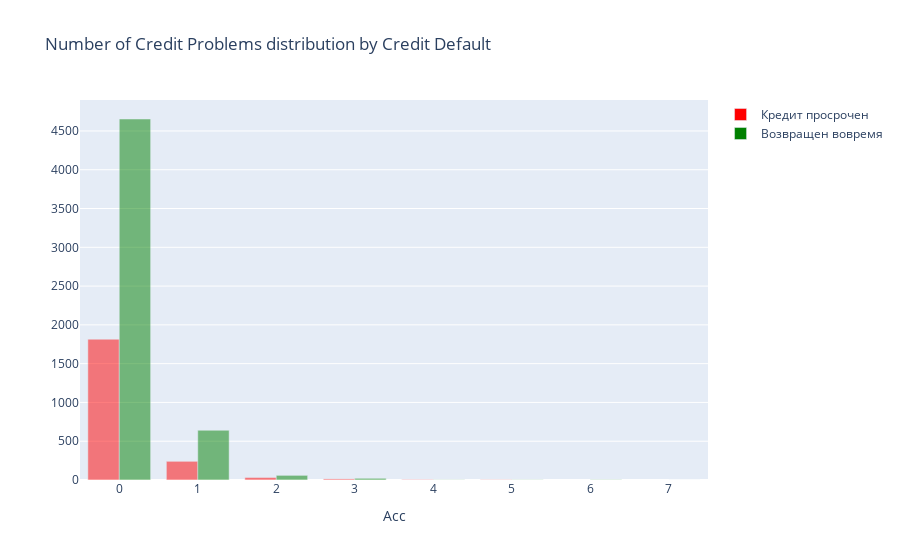

Source (notebook cell):
### Code cell
trace1 = go.Bar(
            x = train_df[train_df['Credit Default'] == 1]['Number of Credit Problems'].value_counts().index.values,
            y = train_df[train_df['Credit Default'] == 1]['Number of Credit Problems'].value_counts().values,
            name='Кредит просрочен',
            marker=dict(color='red',opacity=0.5)
)
trace2 = go.Bar(
            x = train_df[train_df['Credit Default'] == 0]['Number of Credit Problems'].value_counts().index.values,
            y = train_df[train_df['Credit Default'] == 0]['Number of Credit Problems'].value_counts().values,
            name='Возвращен вовремя',
            marker=dict(color='green',opacity=0.5)
)

data = [trace1, trace2]
    
layout = go.Layout(title="Number of Credit Problems distribution by Credit Default",
    xaxis=dict(title='Acc',tickangle=0),
    barmode='group'
)

fig = go.Figure(data=data, layout=layout)
iplot(fig)

### Figure 1 — Plotly figure (JSON) as saved in the notebook; plotly's stock layout.template omitted (floating-point values rounded to 4 significant figures)
{"data": [{"marker": {"color": "red", "opacity": 0.5}, "name": "Кредит просрочен", "type": "bar", "x": [0, 1, 2, 3, 4, 5], "y": [1815, 241, 33, 14, 6, 4]}, {"marker": {"color": "green", "opacity": 0.5}, "name": "Возвращен вовремя", "type": "bar", "x": [0, 1, 2, 3, 6, 5, 4, 7], "y": [4654, 641, 60, 21, 4, 3, 3, 1]}], "layout": {"barmode": "group", "title": {"text": "Number of Credit Problems distribution by Credit Default"}, "xaxis": {"tickangle": 0, "title": {"text": "Acc"}}}}
